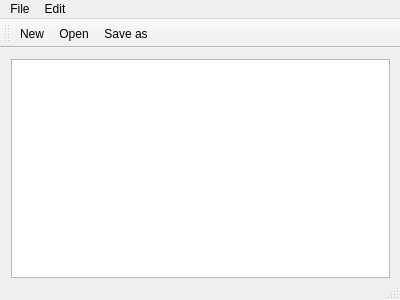
<?xml version="1.0" encoding="UTF-8"?>
<ui version="4.0">
 <class>MainWindow</class>
 <widget class="QMainWindow" name="MainWindow">
  <property name="geometry">
   <rect>
    <x>0</x>
    <y>0</y>
    <width>400</width>
    <height>300</height>
   </rect>
  </property>
  <property name="windowTitle">
   <string>MainWindow</string>
  </property>
  <widget class="QWidget" name="centralWidget">
   <widget class="QWidget" name="verticalLayoutWidget">
    <property name="geometry">
     <rect>
      <x>0</x>
      <y>0</y>
      <width>401</width>
      <height>241</height>
     </rect>
    </property>
    <layout class="QVBoxLayout" name="verticalLayout">
     <item>
      <widget class="QTextEdit" name="textEdit"/>
     </item>
    </layout>
   </widget>
  </widget>
  <widget class="QMenuBar" name="menuBar">
   <property name="geometry">
    <rect>
     <x>0</x>
     <y>0</y>
     <width>400</width>
     <height>21</height>
    </rect>
   </property>
   <widget class="QMenu" name="menuFile">
    <property name="title">
     <string>File</string>
    </property>
    <addaction name="actionNew"/>
    <addaction name="actionOpen"/>
    <addaction name="actionSave_as"/>
    <addaction name="actionPrint"/>
    <addaction name="actionExit"/>
   </widget>
   <widget class="QMenu" name="menuEdit">
    <property name="title">
     <string>Edit</string>
    </property>
    <addaction name="actionCopy"/>
    <addaction name="actionPaste"/>
    <addaction name="actionCut"/>
    <addaction name="actionUndo"/>
    <addaction name="actionRedo"/>
   </widget>
   <addaction name="menuFile"/>
   <addaction name="menuEdit"/>
  </widget>
  <widget class="QToolBar" name="mainToolBar">
   <attribute name="toolBarArea">
    <enum>TopToolBarArea</enum>
   </attribute>
   <attribute name="toolBarBreak">
    <bool>false</bool>
   </attribute>
   <addaction name="actionNew"/>
   <addaction name="actionOpen"/>
   <addaction name="actionSave_as"/>
  </widget>
  <widget class="QStatusBar" name="statusBar"/>
  <action name="actionNew">
   <property name="icon">
    <iconset resource="resoures.qrc">
     <normaloff>:/imgs/Icons/New.bmp</normaloff>:/imgs/Icons/New.bmp</iconset>
   </property>
   <property name="text">
    <string>New</string>
   </property>
  </action>
  <action name="actionOpen">
   <property name="icon">
    <iconset resource="resoures.qrc">
     <normaloff>:/imgs/Icons/Open.bmp</normaloff>:/imgs/Icons/Open.bmp</iconset>
   </property>
   <property name="text">
    <string>Open</string>
   </property>
  </action>
  <action name="actionSave_as">
   <property name="icon">
    <iconset resource="resoures.qrc">
     <normaloff>:/imgs/Icons/Save.bmp</normaloff>:/imgs/Icons/Save.bmp</iconset>
   </property>
   <property name="text">
    <string>Save as</string>
   </property>
  </action>
  <action name="actionPrint">
   <property name="text">
    <string>Print</string>
   </property>
  </action>
  <action name="actionExit">
   <property name="text">
    <string>Exit</string>
   </property>
  </action>
  <action name="actionCopy">
   <property name="text">
    <string>Copy</string>
   </property>
  </action>
  <action name="actionPaste">
   <property name="text">
    <string>Paste</string>
   </property>
  </action>
  <action name="actionCut">
   <property name="text">
    <string>Cut</string>
   </property>
  </action>
  <action name="actionUndo">
   <property name="text">
    <string>Undo</string>
   </property>
  </action>
  <action name="actionRedo">
   <property name="text">
    <string>Redo</string>
   </property>
  </action>
 </widget>
 <layoutdefault spacing="6" margin="11"/>
 <resources>
  <include location="resoures.qrc"/>
 </resources>
 <connections/>
</ui>
